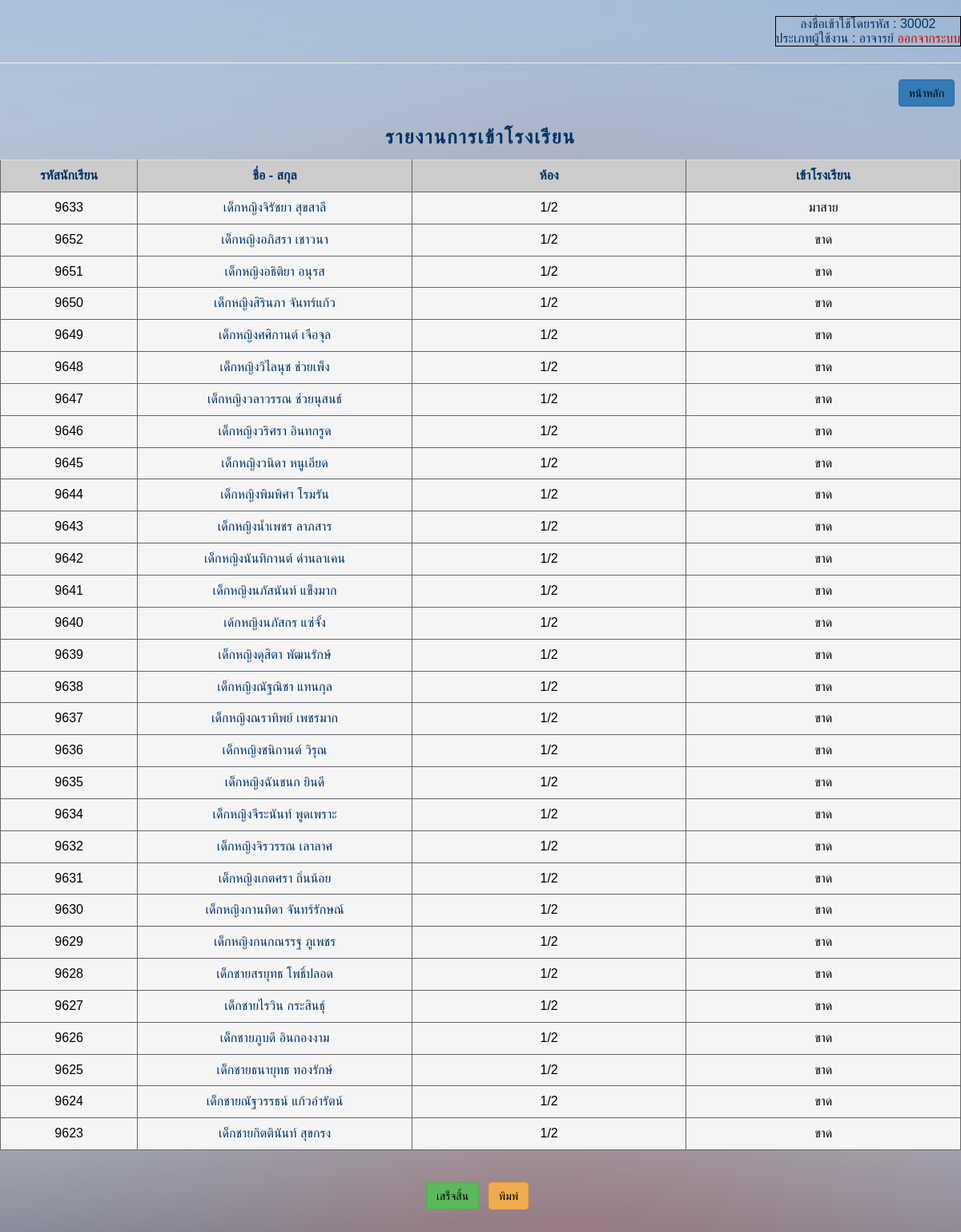
Screenshot of /html5up-dimension/ReportCheckInDaily.php (signed in) with the database file from the repository.
### tables this page shows
CREATE TABLE `checkinout` (
  `studentID` varchar(255) NOT NULL,
  `typeCheckInID` int(11) DEFAULT NULL,
  `typeCheckOutID` int(11) DEFAULT NULL,
  `checkIn` time DEFAULT NULL,
  `checkOut` time DEFAULT NULL,
  `dateCheckInOut` date DEFAULT NULL,
  `checkInOutID` int(11) NOT NULL
);

CREATE TABLE `student` (
  `studentID` varchar(255) NOT NULL,
  `studentName` varchar(255) NOT NULL,
  `studentLastname` varchar(255) NOT NULL,
  `classID` int(11) NOT NULL
);

CREATE TABLE `class` (
  `classID` int(11) NOT NULL,
  `class` varchar(255) NOT NULL
);

CREATE TABLE `typecheckinout` (
  `typeCheckInID` int(11) NOT NULL,
  `typeCheckIn` varchar(255) NOT NULL,
  `time` time DEFAULT NULL
);

### html5up-dimension/ReportCheckInDaily.php (the view, shortened to what this page needs)
<?php
if (!$_SESSION["uname"]) {
    Header("Location: Login.php");
} else {
    ?>
    <html>
        <head>
            <link rel="stylesheet" href="https://maxcdn.bootstrapcdn.com/bootstrap/3.3.7/css/bootstrap.min.css">
        </head>
        <div class="abcd">
            <body background="/images/bg.jpg">
                <div align="right" class="a" ><br>
                    <table border="1" bordercolor="#000000" cellpadding="5">
                        <tr>
                            <td>
                        <center><font color='#003366'> ลงชื่อเข้าใช้โดยรหัส :
    <?php echo($_SESSION['userID']); ?><br>
                            ประเภทผู้ใช้งาน : <?php echo($_SESSION['typeUser']); ?> </font>
                            <a href="logout.php"><font color="#CC0000">ออกจากระบบ</font></a></center>
                        </tr></td>
                    </table>
                    <hr>
                </div>
                <div align="right">
                    <a href="teacherpage.php"><button type="button" class="btn btn-primary"><font color="#000000">หน้าหลัก</font></button></a>	&nbsp;
                </div>
                <br>
            <center><h3><font color='#003366'>รายงานการเข้าโรงเรียน</font></h3></center>
            <div class="table-responsive">
                <table class="table" width="800" border="1" align="center" bordercolor="#666666" >
                    <tr>
                        <td width="100" align="center" bgcolor="#CCCCCC"><strong><font color='#003366'>รหัสนักเรียน</font></strong></td>
                        <td width="200"align="center" bgcolor="#CCCCCC"><strong><font color='#003366'>ชื่อ - สกุล</font></strong></td>
                        <td width="200"align="center" bgcolor="#CCCCCC"><strong><font color='#003366'>ห้อง</font></strong></td>
                        <td width="200" align="center" bgcolor="#CCCCCC"><strong><font color='#003366'>เข้าโรงเรียน</font></strong></td>
                    </tr>
    <?php
    include ("connectDB.php");
    $strSQL = mysqli_query($mysqli, "select * from teacher where userID='" . $_SESSION['userID'] . "'");
    $objResult = mysqli_fetch_array($strSQL);
    $date = date("Y-m-d");
    $strSLQ2 = "SELECT * from checkinout,student,typecheckinout,class where `dateCheckInOut` = '".$date."'
    and student.studentID=checkinout.studentID and student.classID='".$objResult['classID']."'
    and typecheckinout.typeCheckInID=checkinout.typeCheckInID
    and class.classID=student.classID
     ";
    $result = mysqli_query($mysqli, $strSLQ2);
    while ($row = mysqli_fetch_array($result)) {
        echo "<tr class='active'>";
        echo "<td align='center'><font color='#จจ0000'>" . $row["studentID"] . "</font></font></td>";
        echo "<td align='center'><font color='#003366'>" . $row["studentName"] . "&nbsp" . $row['studentLastname'] . "</font></td>";
        echo "<td align='center'><font color='#จจ0000'>" . $row["class"] . "</font></td>";
        echo "<td align='center'><font color='#จจ0000'>" . $row["typeCheckIn"] . "</font></td>";
        echo "</tr>";
    }
    ?>
                </table>
            </div><div>
            <br><center>
            <a href="teacherpage.php"><button type="button" class="btn btn-success"><font color="#000000">เสร็จสิ้น</font></button></a>	&nbsp;
            <a ><button type="button" onclick="javascript:window.print()" class="btn btn-warning"><font color="#000000">พิมพ์</font></button></a>	&nbsp;
        </center></div><br><br>
        </body>
    </html>
<?php } ?>

### html5up-dimension/ReportCheckInDaily.php (style rules this page uses)
div.abcd { font-family: "FontAwesome",sans-serif; }
div.abcd h1,h2,h3,h4,h5 { display: block; font-weight: 600; letter-spacing: 0.2rem; line-height: 1.5; margin: 0 0 1rem 0; text-transform: uppercase; }

### rows the page displays
checkinout: studentID.studentID "9633", studentID.studentName "เด็กหญิงจิรัชยา", studentID.studentLastname "สุขสาลี", class.class "1/2", typeCheckInID.typeCheckIn "มาสาย"
checkinout: studentID.studentID "9652", studentID.studentName "เด็กหญิงอภิสรา", studentID.studentLastname "เชาวนา", class.class "1/2", typeCheckInID.typeCheckIn "ขาด"
checkinout: studentID.studentID "9651", studentID.studentName "เด็กหญิงอธิติยา", studentID.studentLastname "อนุรส", class.class "1/2", typeCheckInID.typeCheckIn "ขาด"
checkinout: studentID.studentID "9650", studentID.studentName "เด็กหญิงสิรินภา", studentID.studentLastname "จันทร์แก้ว", class.class "1/2", typeCheckInID.typeCheckIn "ขาด"
checkinout: studentID.studentID "9649", studentID.studentName "เด็กหญิงศศิกานต์", studentID.studentLastname "เจือจุล", class.class "1/2", typeCheckInID.typeCheckIn "ขาด"
checkinout: studentID.studentID "9648", studentID.studentName "เด็กหญิงวิไลนุช", studentID.studentLastname "ช่วยเพ็ง", class.class "1/2", typeCheckInID.typeCheckIn "ขาด"
checkinout: studentID.studentID "9647", studentID.studentName "เด็กหญิงวลาวรรณ", studentID.studentLastname "ช่วยนุสนธ์", class.class "1/2", typeCheckInID.typeCheckIn "ขาด"
checkinout: studentID.studentID "9646", studentID.studentName "เด็กหญิงวริศรา", studentID.studentLastname "อินทกรูด", class.class "1/2", typeCheckInID.typeCheckIn "ขาด"
checkinout: studentID.studentID "9645", studentID.studentName "เด็กหญิงวนิดา", studentID.studentLastname "หนูเอียด", class.class "1/2", typeCheckInID.typeCheckIn "ขาด"
checkinout: studentID.studentID "9644", studentID.studentName "เด็กหญิงพิมพิศา", studentID.studentLastname "โรมรัน", class.class "1/2", typeCheckInID.typeCheckIn "ขาด"
checkinout: studentID.studentID "9643", studentID.studentName "เด็กหญิงน้ำเพชร", studentID.studentLastname "ลาภสาร", class.class "1/2", typeCheckInID.typeCheckIn "ขาด"
checkinout: studentID.studentID "9642", studentID.studentName "เด็กหญิงนันทิกานต์", studentID.studentLastname "ด่านลาเคน", class.class "1/2", typeCheckInID.typeCheckIn "ขาด"
checkinout: studentID.studentID "9641", studentID.studentName "เด็กหญิงนภัสนันท์", studentID.studentLastname "แข็งมาก", class.class "1/2", typeCheckInID.typeCheckIn "ขาด"
checkinout: studentID.studentID "9640", studentID.studentName "เด้กหญิงนภัสกร", studentID.studentLastname "แซ่จั้ง", class.class "1/2", typeCheckInID.typeCheckIn "ขาด"
checkinout: studentID.studentID "9639", studentID.studentName "เด็กหญิงดุสิตา", studentID.studentLastname "พัฒนรักษ์", class.class "1/2", typeCheckInID.typeCheckIn "ขาด"
checkinout: studentID.studentID "9638", studentID.studentName "เด็กหญิงณัฐณิชา", studentID.studentLastname "แทนกุล", class.class "1/2", typeCheckInID.typeCheckIn "ขาด"
checkinout: studentID.studentID "9637", studentID.studentName "เด็กหญิงณราทิพย์", studentID.studentLastname "เพชรมาก", class.class "1/2", typeCheckInID.typeCheckIn "ขาด"
checkinout: studentID.studentID "9636", studentID.studentName "เด็กหญิงชนิกานต์", studentID.studentLastname "วิรุณ", class.class "1/2", typeCheckInID.typeCheckIn "ขาด"
checkinout: studentID.studentID "9635", studentID.studentName "เด็กหญิงฉันชนก", studentID.studentLastname "ยินดี", class.class "1/2", typeCheckInID.typeCheckIn "ขาด"
checkinout: studentID.studentID "9634", studentID.studentName "เด็กหญิงจีระนันท์", studentID.studentLastname "พูดเพราะ", class.class "1/2", typeCheckInID.typeCheckIn "ขาด"
checkinout: studentID.studentID "9632", studentID.studentName "เด็กหญิงจิรวรรณ", studentID.studentLastname "เลาลาศ", class.class "1/2", typeCheckInID.typeCheckIn "ขาด"
checkinout: studentID.studentID "9631", studentID.studentName "เด็กหญิงเกตศรา", studentID.studentLastname "ถิ่นน้อย", class.class "1/2", typeCheckInID.typeCheckIn "ขาด"
checkinout: studentID.studentID "9630", studentID.studentName "เด็กหญิงกานทิดา", studentID.studentLastname "จันทร์รักษณ์", class.class "1/2", typeCheckInID.typeCheckIn "ขาด"
checkinout: studentID.studentID "9629", studentID.studentName "เด็กหญิงกนกณรรฐ", studentID.studentLastname "ภูเพชร", class.class "1/2", typeCheckInID.typeCheckIn "ขาด"
checkinout: studentID.studentID "9628", studentID.studentName "เด็กชายสรยุทธ", studentID.studentLastname "โพธิ์ปลอด", class.class "1/2", typeCheckInID.typeCheckIn "ขาด"
checkinout: studentID.studentID "9627", studentID.studentName "เด็กชายไรวิน", studentID.studentLastname "กระสินธุ์", class.class "1/2", typeCheckInID.typeCheckIn "ขาด"
checkinout: studentID.studentID "9626", studentID.studentName "เด็กชายภูบดี", studentID.studentLastname "อินกองงาม", class.class "1/2", typeCheckInID.typeCheckIn "ขาด"
checkinout: studentID.studentID "9625", studentID.studentName "เด็กชายธนายุทธ", studentID.studentLastname "ทองรักษ์", class.class "1/2", typeCheckInID.typeCheckIn "ขาด"
checkinout: studentID.studentID "9624", studentID.studentName "เด็กชายณัฐวรรธน์", studentID.studentLastname "แก้วอำรัตน์", class.class "1/2", typeCheckInID.typeCheckIn "ขาด"
checkinout: studentID.studentID "9623", studentID.studentName "เด็กชายกิตตินันท์", studentID.studentLastname "สุขกรง", class.class "1/2", typeCheckInID.typeCheckIn "ขาด"

### other values shown
$_SESSION['userID'] "30002"
$_SESSION['typeUser'] "อาจารย์"
